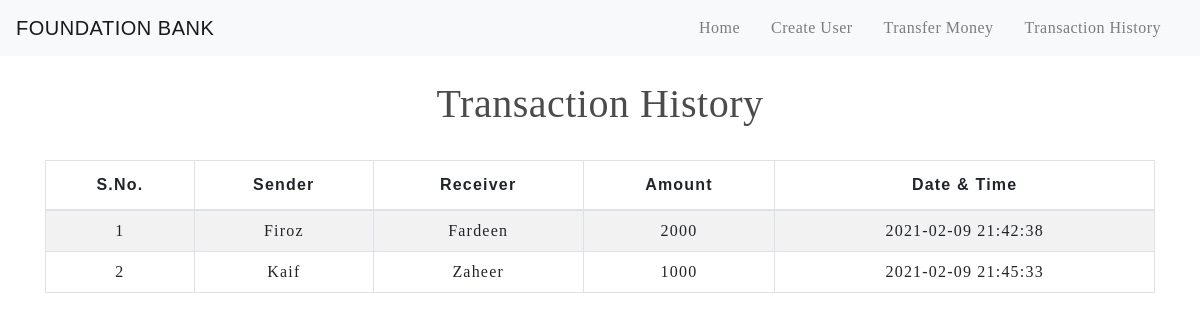
The page /transactionhistory.php on the database its author committed.
### tables this page shows
CREATE TABLE IF NOT EXISTS `transaction` (
  `sno` int(3) NOT NULL AUTO_INCREMENT,
  `sender` text NOT NULL,
  `receiver` text NOT NULL,
  `balance` int(8) NOT NULL,
  `datetime` datetime NOT NULL DEFAULT CURRENT_TIMESTAMP,
  PRIMARY KEY (`sno`)
);

### transactionhistory.php (the view, shortened to what this page needs)
<!DOCTYPE html>
<html lang="en">
<head>
    <link rel="stylesheet" href="https://stackpath.bootstrapcdn.com/bootstrap/4.5.2/css/bootstrap.min.css">
    <link rel="stylesheet" type="text/css" href="css/table.css">
    <link rel="stylesheet" type="text/css" href="css/navbar.css">
</head>
<body>
<?php
  include_once 'navbar.php';
?>
	<div class="container">
        <h2 class="text-center pt-4">Transaction History</h2>
       <br>
       <div class="table-responsive-sm">
    <table class="table table-hover table-striped table-condensed table-bordered">
        <thead>
            <tr>
                <th class="text-center">S.No.</th>
                <th class="text-center">Sender</th>
                <th class="text-center">Receiver</th>
                <th class="text-center">Amount</th>
                <th class="text-center">Date & Time</th>
            </tr>
        </thead>
        <tbody>
        <?php
            include_once 'connection.php';
            $sql ="select * from transaction";
            $query =mysqli_query($conn, $sql);
            while($rows = mysqli_fetch_assoc($query))
            {
        ?>
            <tr>
            <td class="py-2"><?php echo $rows['sno']; ?></td>
            <td class="py-2"><?php echo $rows['sender']; ?></td>
            <td class="py-2"><?php echo $rows['receiver']; ?></td>
            <td class="py-2"><?php echo $rows['balance']; ?> </td>
            <td class="py-2"><?php echo $rows['datetime']; ?> </td>
        <?php
            }
        ?>
        </tbody>
    </table>
    </div>
</div>
</body>
</html>

### table.css (style rules this page uses)
* { padding: 0; margin: 0; box-sizing: border-box; font-family: sans-serif; }
h2 { font-size: 40px; }
table { letter-spacing: 1.2px; }
td { text-align: center; font-family: Times; }

### navbar.css (style rules this page uses)
h2 { color: #4C4B4B; letter-spacing: 0.5px; font-family: georgia; }

### rows shown on the page
transaction: sno "1", sender "Firoz", receiver "Fardeen", balance "2000", datetime "2021-02-09 21:42:38"
transaction: sno "2", sender "Kaif", receiver "Zaheer", balance "1000", datetime "2021-02-09 21:45:33"
